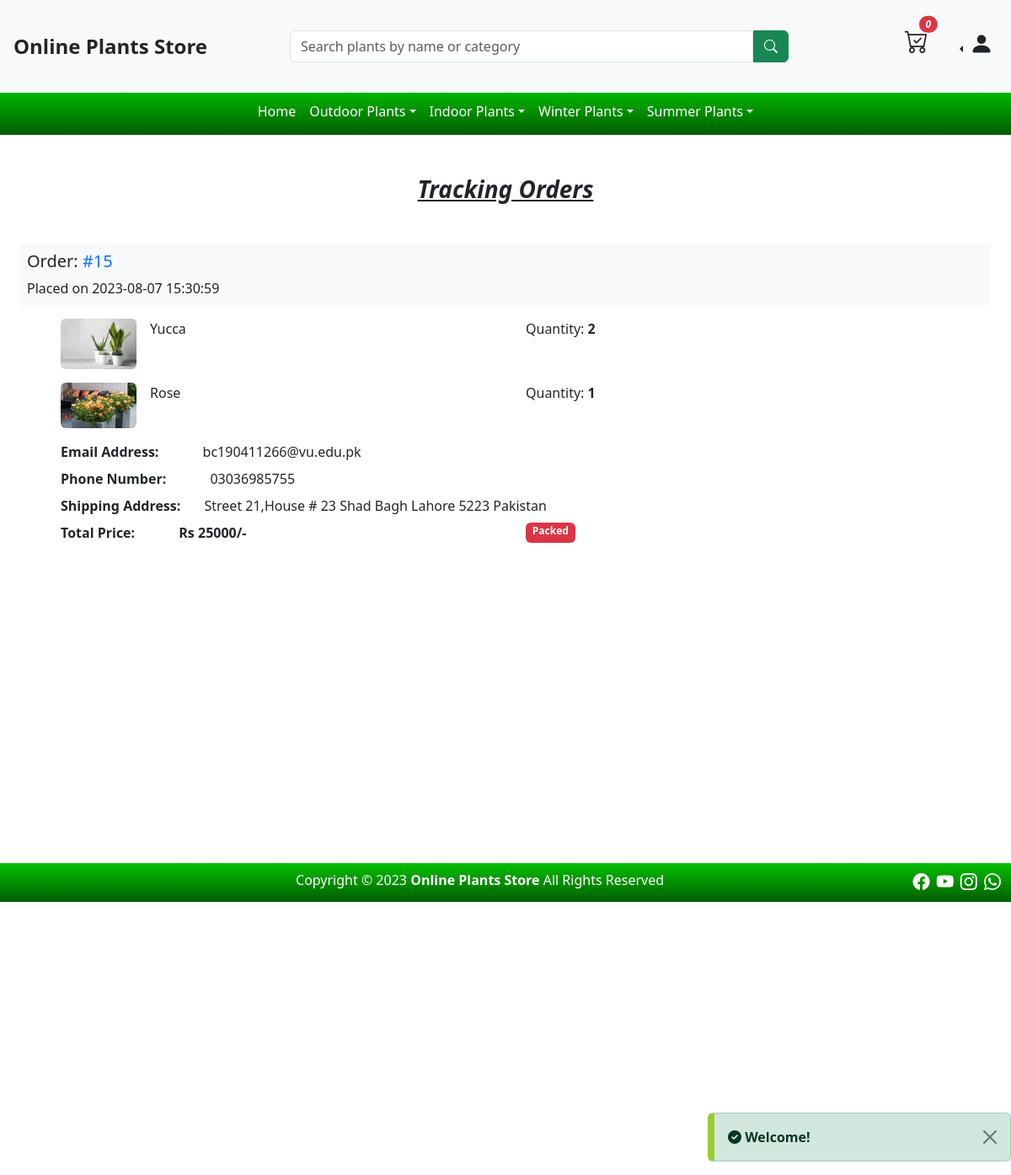
Page /track_orders.php (signed in) on the committed database.
### tables this page shows
CREATE TABLE `setting` (
  `setting_id` int(11) NOT NULL,
  `web_logo` text DEFAULT NULL,
  `web_name` varchar(255) DEFAULT NULL,
  `car_1_img` text DEFAULT NULL,
  `car_1_heading` varchar(255) DEFAULT NULL,
  `car_1_text` varchar(300) DEFAULT NULL,
  `car_2_img` text DEFAULT NULL,
  `car_2_heading` varchar(255) DEFAULT NULL,
  `car_2_text` varchar(300) DEFAULT NULL,
  `car_3_img` text DEFAULT NULL,
  `car_3_heading` varchar(255) DEFAULT NULL,
  `car_3_text` varchar(300) DEFAULT NULL,
  `sEmail` varchar(255) DEFAULT NULL,
  `app_pass` varchar(255) DEFAULT NULL,
  `fb_link` text DEFAULT 'https://www.facebook.com/',
  `insta_link` text DEFAULT 'https://www.instagram.com/',
  `you_link` text DEFAULT 'https://www.Youtube.com/',
  `whatsapp` text DEFAULT 'https://web.whatsapp.com/'
);

CREATE TABLE `sub_category` (
  `sub_cate_id` int(11) NOT NULL,
  `sub_cate_name` varchar(255) NOT NULL,
  `cate_id` int(11) NOT NULL,
  `created_at` date NOT NULL DEFAULT current_timestamp()
);

CREATE TABLE `orders` (
  `order_id` int(11) NOT NULL,
  `user_id` int(11) NOT NULL,
  `u_number` varchar(12) NOT NULL,
  `shipping_address` varchar(500) NOT NULL,
  `city` varchar(255) NOT NULL,
  `country` varchar(255) NOT NULL,
  `zip_code` int(11) NOT NULL,
  `product_ids` varchar(255) NOT NULL,
  `total_products` varchar(1000) NOT NULL,
  `total_price` int(11) NOT NULL,
  `status` int(11) NOT NULL DEFAULT 0 COMMENT 'status = 0 (pending)\r\nstatus = 1 (Packed)\r\nstatus = 2 (Shipped)\r\nstatus = 3 (delivered)\r\nstatus = 4 (Cancel)',
  `order_date` timestamp NOT NULL DEFAULT current_timestamp()
);

CREATE TABLE `products` (
  `prod_id` int(11) NOT NULL,
  `sub_cate_id` int(11) NOT NULL,
  `prod_name` varchar(255) NOT NULL,
  `prod_desc` varchar(500) NOT NULL,
  `prod_img` text NOT NULL,
  `price` float NOT NULL,
  `stock` int(11) NOT NULL,
  `created_at` date NOT NULL DEFAULT current_timestamp(),
  `updated_at` date NOT NULL DEFAULT current_timestamp()
);

CREATE TABLE `users` (
  `user_id` int(11) NOT NULL,
  `user_name` varchar(255) NOT NULL,
  `user_email` varchar(255) NOT NULL,
  `user_number` varchar(255) NOT NULL,
  `user_add` text NOT NULL,
  `user_password` varchar(255) NOT NULL,
  `role_as` varchar(30) NOT NULL,
  `created_at` timestamp NOT NULL DEFAULT current_timestamp()
);

### Components/AddToCartOffCanvas.php (called while the page is built, shortened)
<?php
    $user_id = $_SESSION['user_id'];
?>

### track_orders.php (the view)
<?php
include('./Components/header.php');
?>
<div class="container-fluid mt-5">
    <h3 class="text-center">
        <u><i><strong>Tracking Orders</strong></i></u>
    </h3>
    <div class="container-fluid">
            <?php
            include('./dbConnection.php');
            $query = "SELECT * FROM orders AS o JOIN users AS u ON o.user_id = u.user_id WHERE o.user_id = '$user_id' ORDER BY o.order_id DESC";
            $result = mysqli_query($conn, $query);
            if(mysqli_num_rows($result) > 0){
                while($rows = mysqli_fetch_assoc($result)){
            ?>
                <div class="bg-light p-2 mb-3  mt-5">
                    <h5>Order: <span class="text-primary">#<?php echo $rows['order_id'];?></span></h5>
                    <div>Placed on <?php echo $rows['order_date'];?></span></div>
                </div>
                <div class="ms-5">
                    <?php
                        $string = $rows['product_ids'];
                        $pairs = explode(',',$string);
                        $array = [];
                        foreach($pairs as $pair){
                            $start = strpos($pair,'(');
                            $product = trim(substr($pair,0,$start));
                            $end = strpos($pair,')');
                            $qty = trim(substr($pair,$start + 1, $end - $start - 1));
                            $array[] = [
                                'product' => $product,
                                'quantity' => $qty
                            ];
                        }
                        foreach($array as $items){
                            $p_id = $items['product'];
                            $Fetchquery = "SELECT * FROM products WHERE prod_id = '$p_id'";
                            $result2 = mysqli_query($conn,$Fetchquery);
                            if($result2){
                                $pr = mysqli_fetch_assoc($result2);
                                if($pr){
                                    echo '
                                    <div class="d-flex mb-3">
                                        <div class="d-flex w-50">
                                            <div class="img me-3" style="width: 90px;">
                                                <img src="./Admin/'.$pr['prod_img'].'" alt="" class="w-100 rounded">
                                            </div>
                                            <span>'.$pr['prod_name'].'</span>
                                        </div>
                                        <div class="quantity">Quantity: <strong>'.$items['quantity'].'</strong></div>
                                    </div>
                                    ';
                                }
                            }
                        }
                    ?>
                    <div class="address mt-2">
                        <strong>Email Address:</strong> <span class="ms-5"><?php echo $rows['user_email'];?></span>
                    </div>
                    <div class="address mt-2">
                        <strong>Phone Number:</strong> <span class="ms-5"><?php echo $rows['u_number'];?></span>
                    </div>
                    <div class="address mt-2">
                        <strong> Shipping Address:</strong> <span class="ms-4"><?php echo $rows['shipping_address']." ".$rows['city']." ".$rows['zip_code']." ".$rows['country'];?></span>
                    </div>
                    <div class="total_price d-flex mt-2 w-100">
                        <strong class="w-50">Total Price: <span class="ms-5">Rs <?php echo $rows['total_price']."/-";?></span></strong>
                        <div class="badge bg-danger">
                            <?php
                                if($rows['status'] == 0){
                                    echo "Process";
                                }
                                elseif($rows['status'] == 1){
                                    echo "Packed";
                                }
                                elseif($rows['status'] == 2){
                                    echo "Shipped";
                                }
                                elseif($rows['status'] == 3){
                                    echo "Delivered";
                                }
                                else{
                                    echo "Cancel";
                                }
                            ?>
                        </div>
                    </div>
                </div>
            <?php
                }
            }else{
                echo'
                    <div class="alert alert-warning mt-3"> 0 Orders </div>
                ';
            }
            ?>
    </div>
</div>
<?php
include('./Components/footer.php');
?>

### Components/header.php (shortened to what this page needs)
<!doctype html>
<html lang="en">
<head>
    <link href="https://cdnjs.cloudflare.com/ajax/libs/font-awesome/6.0.0/css/all.min.css" rel="stylesheet" />
    <link rel="stylesheet" href="https://cdn.jsdelivr.net/npm/bootstrap-icons@1.10.2/font/bootstrap-icons.css">
    <link href="https://cdn.jsdelivr.net/npm/bootstrap@5.3.0-alpha1/dist/css/bootstrap.min.css" rel="stylesheet">
    <link rel="stylesheet" href="./Assets/css/style.css">
</head>
<body>
    <header>
        <div class="topHeader d-flex justify-content-between align-items-center bg-light fixed-top" style="background-color: white;height:110px;">
            <?php
                include('./dbConnection.php');
                $query = "SELECT * FROM setting";
                $result = mysqli_query($conn,$query);
                if(mysqli_num_rows($result) > 0){
                    $row = mysqli_fetch_assoc($result);
                    if(isset($row['web_name']) && $row['web_name'] != null && $row['web_logo'] == null){
                        echo "<div class='ms-2'><strong style ='font-size:1.5rem;'>".$row['web_name']." </strong></div>";
                    }
                    elseif($row['web_logo'] == null && $row['web_name'] == null){
                        echo '<div class="ms-2" style="font-size: 1.2rem;"><strong>Website Name</strong></div>';
                    }
                }
                else{
                    echo '<div class="ms-2" style="font-size: 1.2rem;"><strong>Website Name</strong></div>';
                }
            ?>
            <div class="search-bar w-50">
                <form action="search_query.php" method="get" class="d-flex">
                    <input type="text" class="form-control" name="q" placeholder="Search plants by name or category"
                    value="<?php if(isset($_GET['q'])){ echo $_GET['q'];} ?>" style="border-top-right-radius: 0px;border-bottom-right-radius: 0px;">
                    <button type="submit" class="btn btn-success" style="border-top-left-radius: 0px;border-bottom-left-radius: 0px;"><i class="bi bi-search"></i></button>
                </form>
            </div>
            <div class="top-right mt-2">
                <ul class="d-flex ">
                    <?php
                    if (isset($_SESSION['user_login'])) {
                    ?>
                        <li class="me-3 mt-1" type="button" data-bs-toggle="offcanvas" data-bs-target="#offcanvasRight" aria-controls="offcanvasRight">
                            <span class="text-dark">
                                <i class="bi bi-cart-check fs-3 position-relative">
                                    <span class=" position-absolute top-0 start-100 translate-middle badge rounded-pill bg-danger" style="font-size: 12px;">
                                        <?php
                                            include('./dbConnection.php');
                                            $query = "SELECT * FROM add_to_cart WHERE user_id = '{$_SESSION['user_id']}'";
                                            $result = mysqli_query($conn,$query);
                                            if(mysqli_num_rows($result) > 0){
                                                echo mysqli_num_rows($result);
                                            }
                                            else{
                                                echo 0;
                                            }
                                        ?>
                                    </span>
                                </i>
                            </span>
                        </li>
                        <div class="btn-group dropstart ms-2" style="outline: none;">
                            <button type="button" class="btn dropdown-toggle" data-bs-toggle="dropdown" aria-expanded="false" >
                                <i class="bi bi-person-fill fs-3" ></i>
                            </button>
                        </div>
                    <?php
                        include('./Components/AddToCartOffCanvas.php');
                    }
                    ?>
                </ul>
            </div>
        </div>
        <nav class=" navbar navbar-expand-lg header-2" style="margin-top:104px;background:linear-gradient(#04BF00,#015D00)">
            <div class="container-fluid">
                <div class="collapse navbar-collapse" id="navbarNav">
                    <ul class="navbar-nav d-flex justify-content-center w-100 p-2">
                        <li class="nav-item">
                            <a class="nav-link text-white" href="./index.php">Home</a>
                        </li>
                        <?php
                        include('./dbConnection.php');
                        $query = "SELECT * FROM category LEFT JOIN sub_category ON category.cate_id = sub_category.cate_id";
                        $result = mysqli_query($conn, $query);
                        $categories = array();
                        if (mysqli_num_rows($result) > 0) {
                            while ($rows = mysqli_fetch_assoc($result)) {
                                $categoryName = $rows['cate_name'];
                                $subCategoryName = $rows['sub_cate_name'];
                                $categories[$categoryName][] = $subCategoryName;
                            }
                            foreach ($categories as $category => $subCategory) {
                                echo '<li class="nav-item dropdown">';
                                echo '<span class="nav-link dropdown-toggle text-white">' . $category . '</span>';
                                for ($i = 0; $i < count($subCategory); $i++) {
                                    if ($subCategory[$i]) {
                                        echo '</li>';
                                    }
                                    else
                                    {
                                        echo '</li>';
                                    }
                                }
                            }
                        ?>
                        <?php
                            echo '</ul>';
                        }
                        ?>
                </div>
            </div>
        </nav>
    </header>

### Components/footer.php (shortened to what this page needs)
<footer class="container-fluid text-white " style="background:linear-gradient(#04BF00,#015D00);margin-top:380px;">
    <div class="row pt-2 pb-2">
        <div class="col-8 text-end">
            <?php
                $query = "SELECT * FROM setting";
                $result = mysqli_query($conn,$query);
                if(mysqli_num_rows($result) > 0){
                    $row = mysqli_fetch_assoc($result);
                    if(isset($row['web_name']) && $row['web_name'] != null){
                        echo "Copyright © 2023 <strong>".$row['web_name']."</strong> All Rights Reserved ";
                    }
                    else{
                        echo "Copyright © 2023 Website All Rights Reserved ";
                    }
                }else{
                    echo "Copyright © 2023 Website All Rights Reserved ";
                }
            ?>
        </div>
        <div class="col-4 text-end ">
        <?php
            $query = "SELECT * FROM setting";
            $result = mysqli_query($conn,$query);
            if($result){
                $links = mysqli_fetch_assoc($result);
            }
        ?>
            <a href="<?php if(isset($links['fb_link'])){ echo $links['fb_link'];}?>" class="text-white ms-1" target="_blank"><i class="bi bi-facebook fs-5"></i></a>
            <a href="<?php if(isset($links['insta_link'])){ echo $links['insta_link'];}?>" class="text-white ms-1" target="_blank"><i class="bi bi-youtube fs-5"></i></a>
            <a href="<?php if(isset($links['you_link'])){ echo $links['you_link'];}?>" class="text-white ms-1" target="_blank"><i class="bi bi-instagram fs-5"></i></a>
            <a href="<?php if(isset($links['whatsapp'])){ echo $links['whatsapp'];}?>" class="text-white ms-1" target="_blank"><i class="bi bi-whatsapp fs-5"></i></a>
        </div>
    </div>
</footer>
<?php
    include('./Admin/MainInclude/alert_messages.php');
?>
</body>
</html>

### Assets/css/style.css (style rules this page uses)
* { margin: 0px; padding: 0px; box-sizing: border-box; }
body { scroll-behavior: smooth; }
.topHeader { padding: 8px; }
.top-right ul li { list-style-type: none; margin-left: 8px; }
.navbar { padding: 0px !important; }

### rows in the picture
setting: web_name "Online Plants Store"
sub_category: category "Outdoor Plants"
sub_category: category "Indoor Plants"
orders: order_id "15", order_date "2023-08-07 15:30:59", user.user_email "bc190411266@vu.edu.pk", u_number "03036985755", shipping_address "Street 21,House # 23 Shad Bagh", city "Lahore", zip_code "5223", country "Pakistan", total_price "25000", status "Packed"
products: prod_img (picture), prod_name "Yucca", quantity "2"
products: prod_img (picture), prod_name "Rose", quantity "1"

### other values in the picture
$category "Winter Plants"
$category "Summer Plants"
$_SESSION['status_success'] "Welcome!"
